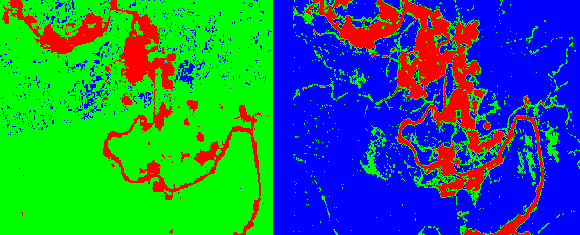
#> input picture src5/questao3/output_linear.png, 580 x 235 px
$ python main.py
#> lines starting #> are read from the running program, lines starting #| are printed output that depends on the picture
import cv2

def getArea(img, lin):
    area = 0
    for j in range(0, col):
        for i in range(0, lin):
            _, _, r = img[j, i]
            if int(r) == 255:
                area += 1
    return area

img = cv2.imread("output_linear.png")
#> img is the input picture: shape (235, 580, 3); mean B, G, R 106.6, 116.2, 32.2
[col, lin, dim] = img.shape
#> col = 235; lin = 580; dim = 3

image1 = img[0:col, 0:273]
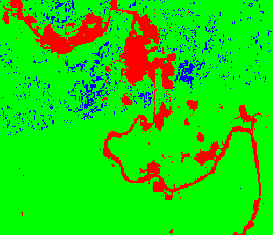
#> image1: shape (235, 273, 3); mean B, G, R 9.5, 216.7, 28.8
image2 = img[0:col, 293:lin]
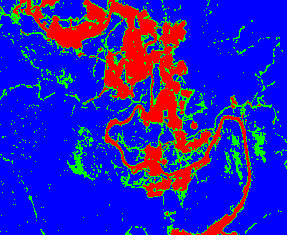
#> image2: shape (235, 287, 3); mean B, G, R 188.7, 28.7, 37.7

cv2.imshow("Antes", image1)
cv2.imshow("Depois", image2)

area1 = getArea(image1, 273)
#> after the loop in getArea, `for j in range(0, col):`: area = 7243
#> area1 = 7243
area2 = getArea(image2, lin-293)
#> area2 = 9966

print("Área desmatada - Antes: ", area1)
#| Área desmatada - Antes:  7243
print("Área desmatada - Depois: ", area2)
#| Área desmatada - Depois:  9966

print("Aumento de: {:.2f}%".format(((area2/area1)-1)*100))
#| Aumento de: 37.59%

cv2.waitKey(0)
